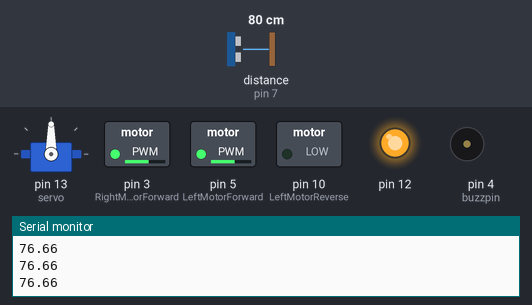
A sketch run on a simulated Arduino Uno, built with avr-gcc and run on an emulated ATmega328P. Parts: servo, switched loads named in the sketch (green lamp = pin HIGH), output pins drawn as LEDs (lit = HIGH), buzzer (waves = sounding, pin HIGH), the last lines printed to the serial monitor. Wiring (inferred from the names in the program): ultrasonic range finder: trigger pin 8; echo pin 7. Inputs (shaded band) come from the test bench; at power-on: distance to the obstacle (sensor on pin 7) 80 cm. The echo pulse lasts 58.3 µs per cm; pins used as bus, display or sensor lines are not drawn.

Above: at 1.2 s.
1.3 s: distance to the obstacle (sensor on pin 7) set to 40 cm
2.8 s: distance to the obstacle (sensor on pin 7) set to 32 cm
At 3.7 s:
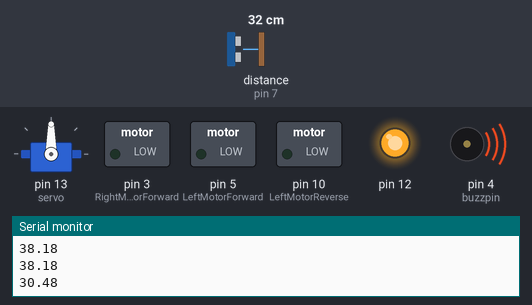
5.8 s: distance to the obstacle (sensor on pin 7) set to 60 cm
At 5.9 s:
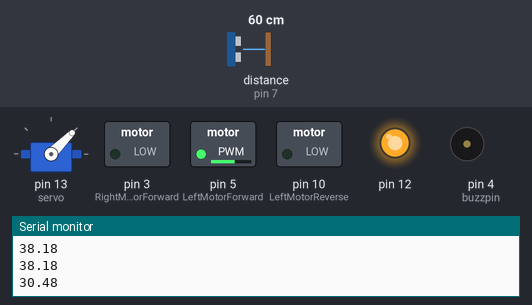
7.5 s: distance to the obstacle (sensor on pin 7) set to 2 cm
At 9.4 s:
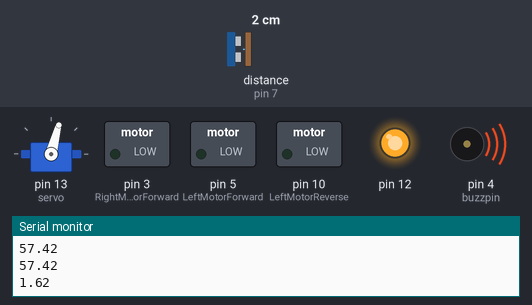
10.5 s: distance to the obstacle (sensor on pin 7) set to 120 cm
At 10.75 s:
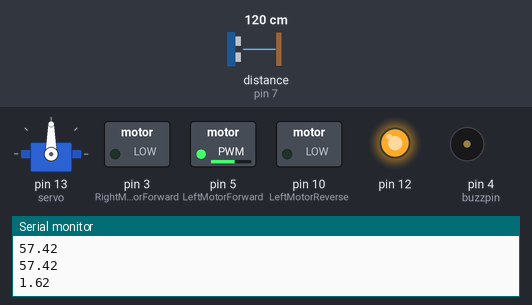
Timing chart, 0 to 13.3 s (numbered marks = the images above; inputs shaded):
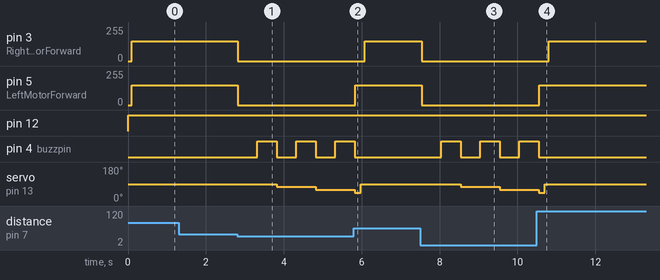

The sketch:

car_.ino
```cpp
#include<Servo.h>
int LeftMotorForward = 5; // Pin 10 has Left Motor connected on Arduino boards.
int LeftMotorReverse = 10;

int RightMotorForward = 3; // Pin 12 has Right Motor connected on Arduino boards.
int RightMotorReverse = 1; // Pin 13 has Right Motor connected on Arduino boards.
int trigpin=8;
int echopin=7;
int buzzpin=4;
Servo servo;
void setup()
{
  Serial.begin(9600);
  pinMode(trigpin,OUTPUT);
  pinMode(echopin,INPUT);
  pinMode(buzzpin,OUTPUT);
  pinMode(LeftMotorForward, OUTPUT);  // initialize the  pin as an output.
  pinMode(RightMotorForward, OUTPUT);  // initialize the  pin as an output.
  pinMode(LeftMotorReverse, OUTPUT);  // initialize the  pin as an output.
  pinMode(RightMotorReverse, OUTPUT);
  pinMode(12,OUTPUT);
  servo.attach(13);


}
void forward()
{
  analogWrite(RightMotorForward, 150);   // turn the Right Motor OFF
  digitalWrite(RightMotorReverse,LOW);
  digitalWrite(LeftMotorReverse,LOW);
  analogWrite(LeftMotorForward, 150);
}
void backward()
{
  digitalWrite(RightMotorForward, LOW);   // turn the Right Motor OFF
  digitalWrite(RightMotorReverse,HIGH);
  digitalWrite(LeftMotorReverse,HIGH);
  digitalWrite(LeftMotorForward, LOW);
}
void left()
{
  analogWrite(RightMotorForward, 150);   // turn the Right Motor OFF
  digitalWrite(RightMotorReverse,LOW);
  digitalWrite(LeftMotorReverse,LOW);
  digitalWrite(LeftMotorForward, LOW);
}
void right()
{
  digitalWrite(RightMotorForward, LOW);   // turn the Right Motor OFF
  digitalWrite(RightMotorReverse,LOW);
  digitalWrite(LeftMotorReverse,LOW);
  analogWrite(LeftMotorForward, 150);
}
void stop()
{
  digitalWrite(RightMotorForward, LOW);   // turn the Right Motor OFF
  digitalWrite(RightMotorReverse,LOW);
  digitalWrite(LeftMotorReverse,LOW);
  digitalWrite(LeftMotorForward, LOW);
}
void right_look()
{
  servo.write(0);
  delay(100);
}
void left_look()
{
  servo.write(180);
  delay(100);
}
void front_look()
{
  servo.write(90);
  delay(100);
}
double dist()
{
 double distance, duration;
  digitalWrite(trigpin,LOW);
  delayMicroseconds(2);
  digitalWrite(trigpin,HIGH); // Pin 9 has Left Motor connected on Arduino boards.

 delayMicroseconds(10);
  digitalWrite(trigpin,LOW);
  duration=pulseIn(echopin,HIGH);
  distance=(duration*0.033)/2;
  return distance;
}
// The following Loop is to make the Robot go Right
void loop()
{
  digitalWrite(12,HIGH);
  front_look();
  double dis;
  forward();
  dis=dist();
 Serial.println(dis);
  if(dis<=35.0)
  {
   stop();
   int angle = 90;
   dis=dist();
   int timer=0;
   while(dis<=35.0)
    {

   delay(500);

   digitalWrite(buzzpin,HIGH);
   delay(500);

   digitalWrite(buzzpin,LOW);
      angle -= 15;
      servo.write(angle);
      dis=dist();
      if(angle==0)
      {
        angle=180;
        servo.write(angle);
      }
    }
  if(angle<90)
  {

     right();

  }
  else if(angle>90)
  {
    left();

  }
  delay(150);
  }
}
```

Measured:
- the behaviour switches between 37 and 36 cm on distance to the obstacle (sensor on pin 7) (found by bisection; images 0 and 1)
- after the input at 2.8 s, pin 3 (RightMotorForward), pin 5 (LeftMotorForward): 150/255 → 0/255 at once; pin 4 (buzzpin): alternates HIGH for 0.50 s and LOW for 0.50 s, starting after 0.52 s; servo on pin 13 (servo): 90° → 75° after 1.0 s, → 60° 1.0 s later
- after the input at 5.8 s, pin 3 (RightMotorForward): 0/255 → 150/255 after 0.28 s; pin 5 (LeftMotorForward): 0/255 → 150/255 at once; pin 4 (buzzpin): goes on until 5.8 s, then stays LOW
- after the input at 7.5 s, pin 3 (RightMotorForward), pin 5 (LeftMotorForward): 150/255 → 0/255 at once; pin 4 (buzzpin): alternates HIGH for 0.50 s and LOW for 0.50 s, starting after 0.54 s; servo on pin 13 (servo): 90° → 75° after 1.0 s, → 60° 1.0 s later
- after the input at 10.5 s, pin 3 (RightMotorForward): 0/255 → 150/255 after 0.30 s; pin 5 (LeftMotorForward): 0/255 → 150/255 after 0.05 s; pin 4 (buzzpin): goes on until 10.5 s, then stays LOW
